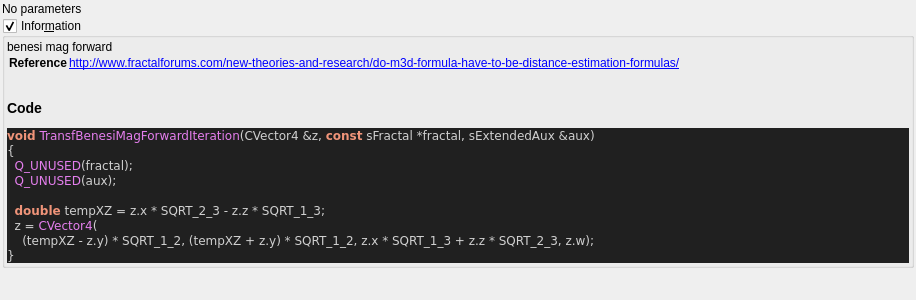
<?xml version="1.0" encoding="UTF-8"?>
<ui version="4.0">
 <class>transf_benesi_mag_forward</class>
 <widget class="QWidget" name="Form">
  <property name="geometry">
   <rect>
    <x>0</x>
    <y>0</y>
    <width>916</width>
    <height>300</height>
   </rect>
  </property>
  <property name="windowTitle">
   <string notr="true">transf_benesi_mag_forward</string>
  </property>
  <layout class="QVBoxLayout" name="verticalLayout">
   <property name="spacing">
    <number>2</number>
   </property>
   <property name="leftMargin">
    <number>2</number>
   </property>
   <property name="topMargin">
    <number>2</number>
   </property>
   <property name="rightMargin">
    <number>2</number>
   </property>
   <property name="bottomMargin">
    <number>2</number>
   </property>
   <item>
    <widget class="QLabel" name="label">
     <property name="toolTip">
      <string/>
     </property>
     <property name="text">
      <string>No parameters</string>
     </property>
    </widget>
   </item>
   <item>
    <widget class="MyGroupBox" name="groupCheck_info">
     <property name="title">
      <string>Infor&amp;mation</string>
     </property>
     <property name="flat">
      <bool>false</bool>
     </property>
     <property name="checkable">
      <bool>true</bool>
     </property>
     <layout class="QVBoxLayout" name="verticalLayout_2">
      <property name="spacing">
       <number>2</number>
      </property>
      <property name="leftMargin">
       <number>2</number>
      </property>
      <property name="topMargin">
       <number>2</number>
      </property>
      <property name="rightMargin">
       <number>2</number>
      </property>
      <property name="bottomMargin">
       <number>2</number>
      </property>
      <item>
       <widget class="QLabel" name="label_code_content">
        <property name="text">
         <string notr="true">&lt;p&gt;benesi mag forward&lt;/p&gt;&lt;table&gt;
&lt;tr&gt;&lt;th&gt;Reference&lt;/th&gt;&lt;td&gt;&lt;a href=&quot;http://www.fractalforums.com/new-theories-and-research/do-m3d-formula-have-to-be-distance-estimation-formulas/&quot;&gt;http://www.fractalforums.com/new-theories-and-research/do-m3d-formula-have-to-be-distance-estimation-formulas/&lt;br&gt;
&lt;/td&gt;&lt;/tr&gt;
&lt;/table&gt;
&lt;h3&gt;Code&lt;/h3&gt;
&lt;body style=&quot;background-color:#202020&quot;&gt;
&lt;pre style=&quot;color:#d0d0d0; background-color:#202020;  font-family:'Courier New',monospace;&quot;&gt;&lt;span style=&quot;color:#f09479; font-weight:bold&quot;&gt;void&lt;/span&gt; &lt;span style=&quot;color:#e47eed&quot;&gt;TransfBenesiMagForwardIteration&lt;/span&gt;&lt;span style=&quot;color:#d0d0d0&quot;&gt;(&lt;/span&gt;CVector4 &lt;span style=&quot;color:#d0d0d0&quot;&gt;&amp;amp;&lt;/span&gt;z&lt;span style=&quot;color:#d0d0d0&quot;&gt;,&lt;/span&gt; &lt;span style=&quot;color:#f09479; font-weight:bold&quot;&gt;const&lt;/span&gt; sFractal &lt;span style=&quot;color:#d0d0d0&quot;&gt;*&lt;/span&gt;fractal&lt;span style=&quot;color:#d0d0d0&quot;&gt;,&lt;/span&gt; sExtendedAux &lt;span style=&quot;color:#d0d0d0&quot;&gt;&amp;amp;&lt;/span&gt;aux&lt;span style=&quot;color:#d0d0d0&quot;&gt;)&lt;/span&gt;
&lt;span style=&quot;color:#d0d0d0&quot;&gt;{&lt;/span&gt;
  &lt;span style=&quot;color:#e47eed&quot;&gt;Q_UNUSED&lt;/span&gt;&lt;span style=&quot;color:#d0d0d0&quot;&gt;(&lt;/span&gt;fractal&lt;span style=&quot;color:#d0d0d0&quot;&gt;);&lt;/span&gt;
  &lt;span style=&quot;color:#e47eed&quot;&gt;Q_UNUSED&lt;/span&gt;&lt;span style=&quot;color:#d0d0d0&quot;&gt;(&lt;/span&gt;aux&lt;span style=&quot;color:#d0d0d0&quot;&gt;);&lt;/span&gt;

  &lt;span style=&quot;color:#f09479; font-weight:bold&quot;&gt;double&lt;/span&gt; tempXZ &lt;span style=&quot;color:#d0d0d0&quot;&gt;=&lt;/span&gt; z&lt;span style=&quot;color:#d0d0d0&quot;&gt;.&lt;/span&gt;x &lt;span style=&quot;color:#d0d0d0&quot;&gt;*&lt;/span&gt; SQRT_2_3 &lt;span style=&quot;color:#d0d0d0&quot;&gt;-&lt;/span&gt; z&lt;span style=&quot;color:#d0d0d0&quot;&gt;.&lt;/span&gt;z &lt;span style=&quot;color:#d0d0d0&quot;&gt;*&lt;/span&gt; SQRT_1_3&lt;span style=&quot;color:#d0d0d0&quot;&gt;;&lt;/span&gt;
  z &lt;span style=&quot;color:#d0d0d0&quot;&gt;=&lt;/span&gt; &lt;span style=&quot;color:#e47eed&quot;&gt;CVector4&lt;/span&gt;&lt;span style=&quot;color:#d0d0d0&quot;&gt;(&lt;/span&gt;
    &lt;span style=&quot;color:#d0d0d0&quot;&gt;(&lt;/span&gt;tempXZ &lt;span style=&quot;color:#d0d0d0&quot;&gt;-&lt;/span&gt; z&lt;span style=&quot;color:#d0d0d0&quot;&gt;.&lt;/span&gt;y&lt;span style=&quot;color:#d0d0d0&quot;&gt;) *&lt;/span&gt; SQRT_1_2&lt;span style=&quot;color:#d0d0d0&quot;&gt;, (&lt;/span&gt;tempXZ &lt;span style=&quot;color:#d0d0d0&quot;&gt;+&lt;/span&gt; z&lt;span style=&quot;color:#d0d0d0&quot;&gt;.&lt;/span&gt;y&lt;span style=&quot;color:#d0d0d0&quot;&gt;) *&lt;/span&gt; SQRT_1_2&lt;span style=&quot;color:#d0d0d0&quot;&gt;,&lt;/span&gt; z&lt;span style=&quot;color:#d0d0d0&quot;&gt;.&lt;/span&gt;x &lt;span style=&quot;color:#d0d0d0&quot;&gt;*&lt;/span&gt; SQRT_1_3 &lt;span style=&quot;color:#d0d0d0&quot;&gt;+&lt;/span&gt; z&lt;span style=&quot;color:#d0d0d0&quot;&gt;.&lt;/span&gt;z &lt;span style=&quot;color:#d0d0d0&quot;&gt;*&lt;/span&gt; SQRT_2_3&lt;span style=&quot;color:#d0d0d0&quot;&gt;,&lt;/span&gt; z&lt;span style=&quot;color:#d0d0d0&quot;&gt;.&lt;/span&gt;w&lt;span style=&quot;color:#d0d0d0&quot;&gt;);&lt;/span&gt;
&lt;span style=&quot;color:#d0d0d0&quot;&gt;}&lt;/span&gt;
&lt;/pre&gt;
&lt;/body&gt;</string>
        </property>
        <property name="wordWrap">
         <bool>true</bool>
        </property>
        <property name="openExternalLinks">
         <bool>true</bool>
        </property>
        <property name="textInteractionFlags">
         <set>Qt::LinksAccessibleByMouse|Qt::TextSelectableByMouse</set>
        </property>
       </widget>
      </item>
     </layout>
    </widget>
   </item>
   <item>
    <spacer name="verticalSpacer">
     <property name="orientation">
      <enum>Qt::Vertical</enum>
     </property>
     <property name="sizeHint" stdset="0">
      <size>
       <width>20</width>
       <height>40</height>
      </size>
     </property>
    </spacer>
   </item>
  </layout>
 </widget>
 <customwidgets>
  <customwidget>
   <class>MyGroupBox</class>
   <extends>QGroupBox</extends>
   <header>my_group_box.h</header>
   <container>1</container>
  </customwidget>
 </customwidgets>
 <tabstops>
  <tabstop>groupCheck_info</tabstop>
 </tabstops>
 <resources/>
 <connections/>
</ui>
